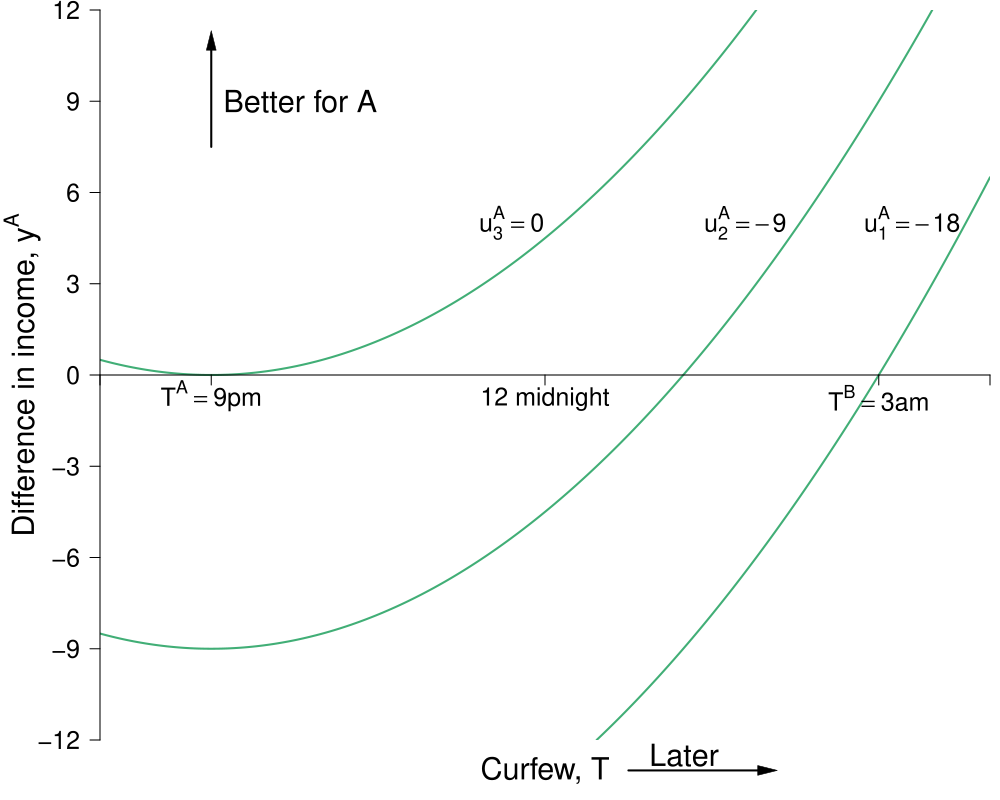

Recreate this plot in R.
#Graph Designer: Simon Halliday, Scott Cohn
#Authors: Bowles and Halliday
#Title: Coordination, Conflict and Competition: A Text in Microeconomics

library(shape)
pdf(file = "what_can_markets_do/curfew_indifference_a.pdf", width = 10, height = 8)

# Set parameters for graphics
axislabelsize <- 1.8
labelsize <- 1.5
namesize <- 1.8
annotatesize <- 1.5
graphlinewidth <- 2
segmentlinewidth <- 1.5

COL <- c("#7fc97f", "#beaed4", "#fdc086", "#ffff99", "#386cb0", "#f0027f", "#bf5b17", "#666666")
COLA <- c("#e0f3db", "#99d8c9","#66c2a4","#41ae76", "#238b45", "#005824")
COLB <- c("#c6dbef", "#4eb3d3", "#2b8cbe", "#0868ac","#084081")
COLC <- c("#fcfbfd", "#efedf5", "#dadaeb", "#bcbddc", "#9e9ac8", "#807dba", "#6a51a3", "#54278f", "#3f007d")
grays <- gray.colors(25, start = 1, end = 0, alpha = 1)

#Edited the margins to cater for the larger LHS labels
par(mar =  c(3, 5, 0.5, 0.5))

#proportion of wealth functions

MUb <- function(x, beta = 1/2, Tb = 9){
  2*beta*(Tb - x)
}

uA <- function(x, y, alpha = 1/2, Ta = 3){
  y - alpha*(Ta - x)^2
}

uB <- function(x, y, alpha = 1/2, Tb = 9){
  y + alpha*(Tb - x)^2
}
  
MUa <- function(x, alpha = 1/2, Ta = 3){
  -2*alpha*(Ta - x)
}


#Add limits on axes and levels of utility for each function 
ylims <- c(-12, 12)
xlims <- c(2, 10)
#a <- c(-7.5, 0, 7)
#a <- c(-18, -13.5, -9, -9/2, 0)
a <- c(-18,  -9, 0)

npts <- 501 
x <- seq(xlims[1], xlims[2], length.out = npts)
y <- seq(ylims[1], ylims[2], length.out = npts) 

plot(0, 0, xlim = xlims, ylim = ylims, type = "n",
     xlab = expression(paste("")),
     ylab = expression(paste("")), 
     xaxt = "n", 
     yaxt = "n", 
     cex.lab = axislabelsize, 
     bty = "n", 
     xaxs = "i", 
     yaxs = "i"
)
contour(x, y, 
        outer(x, y, uA),
        drawlabels = FALSE,
        col = COLA[4],
        lwd = graphlinewidth,
        levels = a, 
        xaxs = "i", 
        yaxs = "i", 
        add = TRUE)


#x and y limits with plain axes without ticks/numbers to match previous graph; y axes on both sides

ticksx <- c(2, 3, 6, 9, 10)
xlabels <- c(NA, expression(paste(T^A == 9*p*m)), expression(paste("12 midnight")),  expression(paste(T^B  == 3*a*m)), NA)
#ticksy <- c(0, MUa(x = 7.5), MUa(x = 6), MUb(x = 7.5), ylims[2])
#ylabels <- c(NA, expression(paste(-u[T]^A*(T*minute))), expression(paste(-u[T]^A == u[T]^B)), expression(paste(u[T]^B*(T*minute))), NA)
#ticksy <- c(ylims[1], ylims[2])
ticksy <- seq(-12, 12, 3)
ylabels <- seq(-12, 12, 3)

axis(1, at = ticksx,  pos = 0, labels = xlabels, cex.axis = labelsize)
axis(2, at = ticksy,  pos = 2, labels = ylabels, las = 1, cex.axis = labelsize)
#axis(4, at = ticksy2, pos = 9, labels = FALSE, las = 1, cex.axis = labelsize)


#Disutility polygon
# xrent <- c(3, 4.5, 9, 3)
# yrent <- c(MUa(3), MUa(4.5, alpha = 3/4), MUb(9), MUa(3))
# polygon(xrent, yrent, col = COL[4], density = NULL, border = NA)


npts <- 503 
xx1 <- seq(xlims[1], xlims[2], length.out = npts)
xx2 <- seq(0, xlims[2], length.out = npts)
xx3 <- seq(xlims[1], 0, length.out = npts)
xx4 <- seq(-11, 0, length.out = npts)
xx5 <- seq(xlims[1], xlims[2], length.out = npts)

#Axis labels and draw linear utility functions
text(6, -13, expression(paste("Curfew, T")), xpd = TRUE, cex = axislabelsize, srt = 0) 
#text(, side = 1, line = 2, cex = axislabelsize)
text(xlims[1] - 0.7, 0, expression(paste("Difference in income, ", y^A)), xpd = TRUE, cex = axislabelsize, srt = 90) 

# lines(xx1, MUb(xx1), col = COLB[4], lwd = graphlinewidth)
#lines(xx1, MUa(xx1), col = COLA[5], lwd = graphlinewidth)
#lines(xx5, MUa(xx5, alpha = 3/4), col = COLA[5], lwd = segmentlinewidth, lty = 1)
#lines(xx1, MUb(xx1, beta = 1/4), col = COLB[4], lwd = segmentlinewidth, lty = 1)

#Label points on line

# text(6, MUa(6) + 0.2, expression(paste(i)), cex = labelsize)
# segments(6, 0, 6, MUa(6), lty = 2, col = grays[20], lwd = segmentlinewidth)
# segments(0, MUa(6), 6, MUa(6), lty = 2, col = grays[20], lwd = segmentlinewidth)
# points(6, MUa(6), pch = 16, col = "black", cex = 1.5)

# text(7.5 + 0.1, MUa(7.5) - 0.1, expression(paste(g)), cex = labelsize)
# segments(7.5, MUb(7.5), 0, MUb(7.5), lty = 2, col = grays[20], lwd = segmentlinewidth)
# segments(7.5, MUa(7.5), 0, MUa(7.5), lty = 2, col = grays[20], lwd = segmentlinewidth)
# segments(7.5, 0, 7.5, MUa(7.5), lty = 2, col = grays[20], lwd = segmentlinewidth)
# points(7.5, MUb(7.5), pch = 16, col = "black", cex = 1.5)

# text(7.5 + 0.1, MUb(7.5) + 0.1, expression(paste(h)), cex = labelsize)
# points(7.5, MUa(7.5), pch = 16, col = "black", cex = 1.5)

#Label relevant points on axes

#text(20, -.9, expression(paste("x*")), xpd = TRUE, cex = labelsize)
#text(33, -.9, expression(paste("a"[x])), xpd = TRUE, cex = labelsize)

#text(-2, 33, expression(paste(-u[x]^B*(x*minute))),  xpd = TRUE, cex = labelsize)
#text(-2, 7, expression(paste(u[x]^A*(x*minute))),  xpd = TRUE, cex = labelsize)

# text(4, 4, expression(paste("B's marginal disutility")), xpd = TRUE, cex = labelsize)
# text(4, 3.5, expression(paste(u[T]^B == 2*beta*(T^B - T))), xpd = TRUE, cex = labelsize)
# #text(4, 5.5, expression(paste(beta == frac(1,2))), xpd = TRUE, cex = labelsize)
# text(3.8, 3, expression(paste(beta == frac(1,4))), xpd = TRUE, cex = labelsize)


# text(7.75, 5.5, expression(paste("-A's marginal disutility ")),  xpd = TRUE, cex = labelsize)
# text(7.75, 5.2, expression(paste(-u[T]^A == -2*alpha*(T^A - T))),  xpd = TRUE, cex = labelsize)
# #text(7.75, 5.5, expression(paste(alpha == frac(1,2))), xpd = TRUE, cex = labelsize)
# text(7.75, 4.7, expression(paste(alpha == frac(3,4))), xpd = TRUE, cex = labelsize)

#Better for A arrow and label
text(3.8, 9, expression(paste("Better for A")), 
     xpd = TRUE, cex = axislabelsize )
Arrows(3, 7.5, 3, 11,
       col = "black", lty = 1, lwd = 2, 
       arr.type = "triangle",
       arr.lwd = 0.5, code = 2)
#arrows(6, 6, 3, 8, xpd = TRUE, length=0.1,angle=40,lwd=3)

text(9.3, 5, expression(paste( u[1]^A == -18 )), xpd = TRUE, cex = labelsize)
text(7.8, 5, expression(paste( u[2]^A == -9)), xpd = TRUE, cex = labelsize)
text(5.7, 5, expression(paste( u[3]^A == 0)), xpd = TRUE, cex = labelsize)

#Axis arrow
Arrows(6.75, -13, 8, -13,
       col = "black", lty = 1, lwd = 2, 
       arr.type = "triangle", xpd = TRUE,
       arr.lwd = 0.5, code = 2)

text(7.25, -12.5, expression(paste("Later")), 
     xpd = TRUE, cex = axislabelsize )

dev.off()
